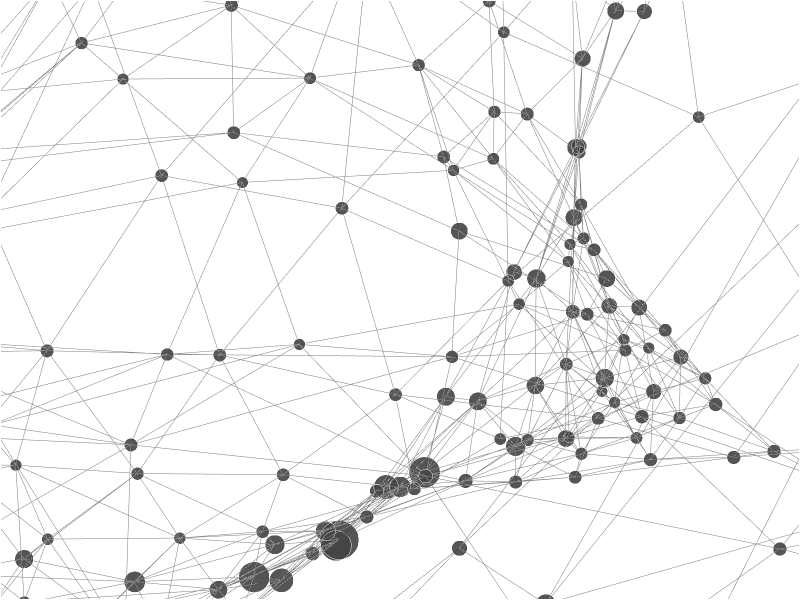

Source (notebook cell):
### Markdown cell above
## 3d plot

### Code cell
layt = nx.spring_layout(bm.Graph, dim=3, iterations=800, seed=33)

N = len(layt)

Xn = [layt[k][0] for k in layt]  # x-coordinates of nodes
Yn = [layt[k][1] for k in layt]  # y-coordinates
Zn = [layt[k][2] for k in layt]  # z-coordinates
Xe = []
Ye = []
Ze = []
for e in bm.Graph.edges:
    Xe += [layt[e[0]][0], layt[e[1]][0], None]
    Ye += [layt[e[0]][1], layt[e[1]][1], None]
    Ze += [layt[e[0]][2], layt[e[1]][2], None]


import plotly.graph_objects as go

fig = go.Figure(
    data=[
        go.Scatter3d(
            x=Xn,
            y=Yn,
            z=Zn,
            mode="markers",
            showlegend=False,
            # text=["{:.1f}".format(bm.Graph.nodes[n]["time"]) for n in bm.Graph.nodes],
            hoverinfo="text",
            marker=dict(
                size=2 * [bm.Graph.nodes[n]["size rescaled"] for n in bm.Graph.nodes],
                color=[
                    # bm.Graph.nodes[n]["time"] for n in bm.Graph.nodes
                    # cm.get_cmap('Reds')(0.1)
                ],  # set color to an array/list of desired values
                # colorscale="viridis",  # choose a colorscale
                opacity=0.9,
            ),
        ),
        go.Scatter3d(
            x=Xe,
            y=Ye,
            z=Ze,
            mode="lines",
            showlegend=False,
            hoverinfo="skip",
            line=dict(color="rgb(125,125,125)", width=1),
        ),
    ]
)

fig.update_layout(
    scene=dict(
        xaxis=dict(
            range=[-1, 1],
            showgrid=False,
            showspikes=False,
            showticklabels=False,
            showaxeslabels=False,
            showbackground=False,
            color="white",
        ),
        yaxis=dict(
            range=[-1, 1],
            showgrid=False,
            showspikes=False,
            showticklabels=False,
            showaxeslabels=False,
            showbackground=False,
            color="white",
        ),
        zaxis=dict(
            range=[-1, 1],
            showgrid=False,
            showspikes=False,
            showticklabels=False,
            showaxeslabels=True,
            showbackground=False,
            color="white",
        ),
        aspectratio=go.layout.scene.Aspectratio(x=3.5, y=3.5, z=3.5),
    ),
    width=800,
    height=600,
    margin=dict(r=1, l=1, b=1, t=1),
)
fig.show()

fig.write_html("output/3d_bm.html")

### Figure 1 — Plotly figure (JSON) as saved in the notebook; plotly's stock layout.template omitted (floating-point values rounded to 4 significant figures; data arrays with more than 128 entries replaced by an {"elided": "..."} marker saying what was removed)
{"data": [{"hoverinfo": "text", "marker": {"color": [], "opacity": 0.9, "size": {"elided": "392 float values"}}, "mode": "markers", "showlegend": false, "type": "scatter3d", "x": {"elided": "196 float values"}, "y": {"elided": "196 float values"}, "z": {"elided": "196 float values"}}, {"hoverinfo": "skip", "line": {"color": "rgb(125,125,125)", "width": 1}, "mode": "lines", "showlegend": false, "type": "scatter3d", "x": {"elided": "2307 float values"}, "y": {"elided": "2307 float values"}, "z": {"elided": "2307 float values"}}], "layout": {"height": 600, "margin": {"b": 1, "l": 1, "r": 1, "t": 1}, "scene": {"aspectratio": {"x": 3.5, "y": 3.5, "z": 3.5}, "xaxis": {"color": "white", "range": [-1, 1], "showaxeslabels": false, "showbackground": false, "showgrid": false, "showspikes": false, "showticklabels": false}, "yaxis": {"color": "white", "range": [-1, 1], "showaxeslabels": false, "showbackground": false, "showgrid": false, "showspikes": false, "showticklabels": false}, "zaxis": {"color": "white", "range": [-1, 1], "showaxeslabels": true, "showbackground": false, "showgrid": false, "showspikes": false, "showticklabels": false}}, "width": 800}}
